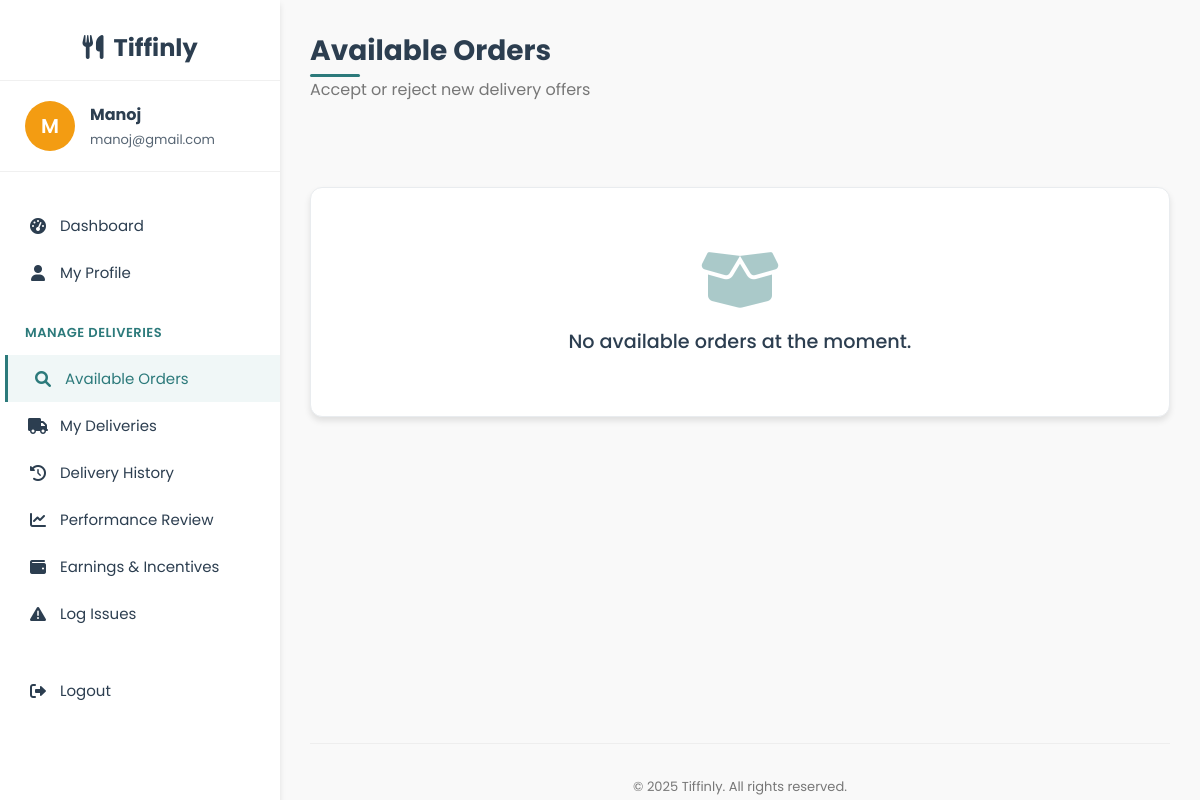
Before: /delivery/available_orders.php (signed in) with the older database file.
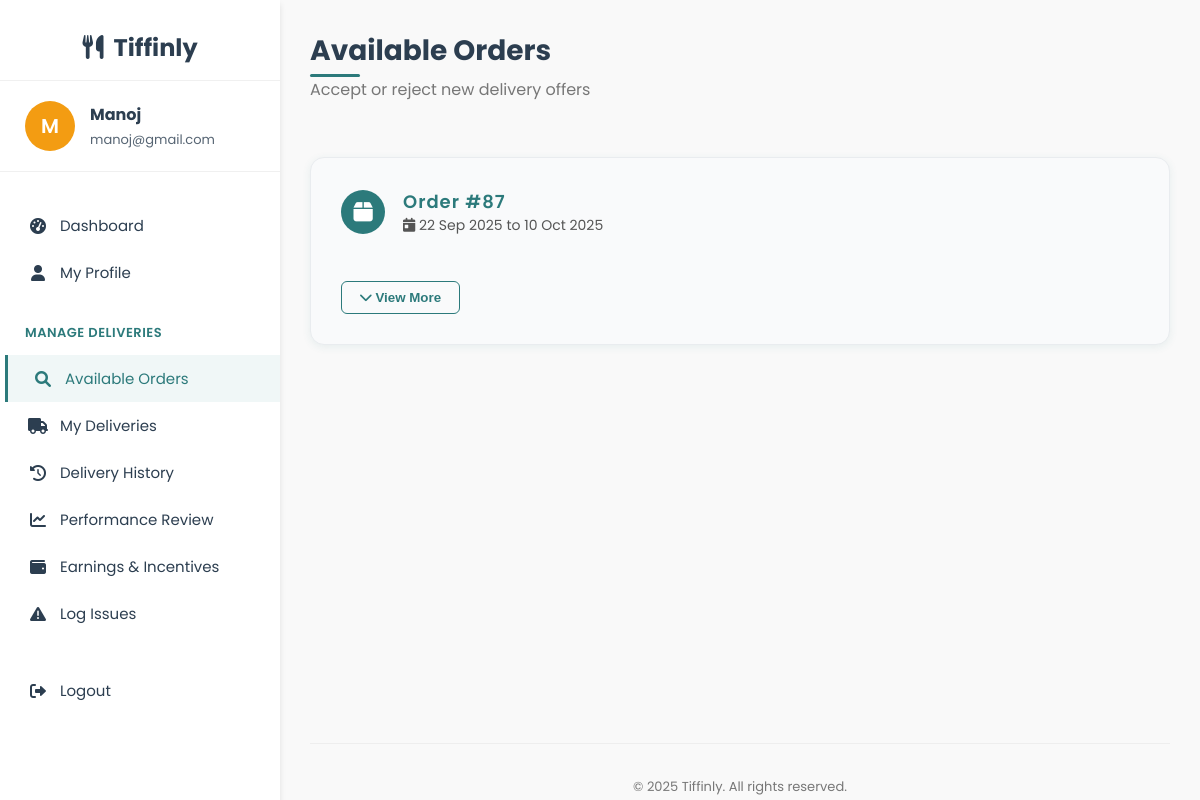
After: the same page with the newer database file.
### tables this page shows
CREATE TABLE `subscriptions` (
  `subscription_id` int(11) NOT NULL,
  `user_id` int(11) DEFAULT NULL,
  `plan_id` int(11) DEFAULT NULL,
  `dietary_preference` varchar(20) DEFAULT NULL,
  `start_date` date NOT NULL,
  `end_date` date NOT NULL,
  `schedule` enum('Weekdays','Extended','Full Week') NOT NULL,
  `delivery_time` time NOT NULL,
  `total_price` decimal(10,2) NOT NULL,
  `payment_status` enum('paid','unpaid','failed') DEFAULT 'unpaid',
  `status` enum('active','pending','cancelled','expired','completed') NOT NULL DEFAULT 'pending',
  `created_at` timestamp NOT NULL DEFAULT current_timestamp()
);

### delivery/available_orders.php (the view, shortened to what the changed rows need)
<?php
$db = new mysqli('localhost', 'root', '', 'tiffinly');
$orders_query = $db->query("
    SELECT s.subscription_id, s.user_id, s.plan_id, s.start_date, s.end_date, s.schedule, u.name as user_name, u.phone, mp.plan_name, dp.meal_type, dp.time_slot, a.line1, a.line2, a.city, a.state, a.pincode, a.landmark, a.address_type
    FROM subscriptions s
    JOIN users u ON s.user_id = u.user_id
    JOIN meal_plans mp ON s.plan_id = mp.plan_id
    JOIN delivery_preferences dp ON dp.user_id = s.user_id
    JOIN addresses a ON a.address_id = dp.address_id
    WHERE s.payment_status = 'paid' AND s.status = 'active'
      AND (s.subscription_id, dp.meal_type) NOT IN (SELECT subscription_id, meal_type FROM delivery_assignments)
    ORDER BY s.subscription_id, dp.meal_type
");
$orders = [];
if ($orders_query) {
    while($row = $orders_query->fetch_assoc()) {
        $orders[] = $row;
    }
}
?>
<!DOCTYPE html>
<html lang="en">
<head>
    <link rel="stylesheet" href="https://cdnjs.cloudflare.com/ajax/libs/font-awesome/6.0.0-beta3/css/all.min.css">
    <link rel="stylesheet" href="../user/user_css/profile_style.css">
</head>
<body>
<div class="dashboard-container">
    <div class="main-content">
        <div class="content-wrapper">
            <div class="header">
                <div class="welcome-message">
                    <h1>Available Orders</h1>
                </div>
            </div>
        <?php
$grouped_orders = [];
foreach ($orders as $order) {
    $sid = $order['subscription_id'];
    if (!isset($grouped_orders[$sid])) {
        $grouped_orders[$sid] = $order;
        $grouped_orders[$sid]['meals'] = [];
        $grouped_orders[$sid]['meal_details'] = [];
    }
    if (!array_key_exists($order['meal_type'], $grouped_orders[$sid]['meal_details'])) {
        $grouped_orders[$sid]['meals'][] = $order['meal_type'];
        $grouped_orders[$sid]['meal_details'][$order['meal_type']] = [
            'time_slot' => $order['time_slot'],
            'line1' => $order['line1'],
            'line2' => $order['line2'],
            'city' => $order['city'],
            'state' => $order['state'],
            'pincode' => $order['pincode'],
            'landmark' => $order['landmark'],
            'address_type' => $order['address_type'],
        ];
    }
}
?><br>
<?php if(count($grouped_orders) === 0): ?>
    <div class="no-orders">
                    <i class="fas fa-box-open"></i>
                    <div class="no-orders-message">No available orders at the moment.</div>
                </div>
<?php endif; ?>
<?php foreach($grouped_orders as $order): ?>
    <div class="order-card">
        <div class="order-header">
            <div class="user-avatar">
                <i class="fas fa-box"></i>
            </div>
            <div>
                <span class="order-id">Order #<?php echo $order['subscription_id']; ?></span>
                <div style="font-size: 14px; color: #555;">
                    <i class="fas fa-calendar-day"></i> <?php echo date('d M Y', strtotime($order['start_date'])); ?> to <?php echo date('d M Y', strtotime($order['end_date'])); ?>
                </div>
            </div>
        </div>
        <button class="btn-view-more" onclick="toggleDetails(this, <?php echo $order['subscription_id']; ?>)"><i class="fas fa-chevron-down"></i> View More</button>
    </div>
<?php endforeach; ?>
        </div>
    </div>
</div>
</body>
</html>

Changed rows visible on the page:
added subscriptions: subscription_id "87", start_date "22 Sep 2025", end_date "10 Oct 2025"
Other visible differences:
text no longer shown: "No available orders at the moment."
